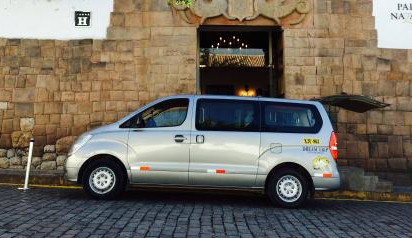
#> input picture AlgoritmoIoU/2.jpg, 412 x 238 px
$ python intersection_over_union.py
#> lines starting #> are read from the running program, lines starting #| are printed output that depends on the picture
# linea de comando
# python intersection_over_union.py

# importar los paquetes necesarios
from collections import namedtuple
import numpy as np
import cv2

# definir el objeto "Detección"
Detection = namedtuple("Detection", ["image_path", "gt", "pred"])

def bb_intersection_over_union(boxA, boxB):
	# determinar las coordenadas (x, y) del rectángulo de intersección
	xA = max(boxA[0], boxB[0])
	yA = max(boxA[1], boxB[1])
	xB = min(boxA[2], boxB[2])
	yB = min(boxA[3], boxB[3])

	# calcular el área del rectángulo de intersección
	interArea = max(0, xB - xA + 1) * max(0, yB - yA + 1)

	# calcular el área tanto de la predicción como de la verdad fundamental
    # rectángulos
	boxAArea = (boxA[2] - boxA[0] + 1) * (boxA[3] - boxA[1] + 1)
	boxBArea = (boxB[2] - boxB[0] + 1) * (boxB[3] - boxB[1] + 1)

	# calcula la intersección sobre la unión tomando la intersección
    # área y dividiéndola por la suma de la predicción + la verdad del terreno
    # áreas - el área de intersección
	iou = interArea / float(boxAArea + boxBArea - interArea)

	# devuelve la intersección sobre el valor de unión
	return iou

# definir la lista de detecciones de ejemplo
examples = [
	#Detection("image_0002.jpg", [39, 63, 203, 112], [54, 66, 198, 114]),
	#Detection("image_0016.jpg", [49, 75, 203, 125], [42, 78, 186, 126]),
	#Detection("image_0075.jpg", [31, 69, 201, 125], [18, 63, 235, 135]),
	#Detection("image_0090.jpg", [50, 72, 197, 121], [54, 72, 198, 120]),
	#Detection("image_0120.jpg", [35, 51, 196, 110], [36, 60, 180, 108]),
    Detection("2.jpg", [60, 90, 334, 206], [62, 92, 339, 209])]

# recorrer las detecciones de ejemplo
for detection in examples:
	# cargar la imagen
	image = cv2.imread(detection.image_path)
#> image is the input picture: shape (238, 412, 3); mean B, G, R 93.8, 105.3, 113

	# dibuje el cuadro delimitador de la verdad del terreno junto con el
    # cuadro delimitador
	cv2.rectangle(image, tuple(detection.gt[:2]),
		tuple(detection.gt[2:]), (0, 255, 0), 2)
	cv2.rectangle(image, tuple(detection.pred[:2]),
		tuple(detection.pred[2:]), (0, 0, 255), 2)

	# calcular la intersección sobre la unión y mostrarla
	iou = bb_intersection_over_union(detection.gt, detection.pred)
	cv2.putText(image, "IoU: {:.4f}".format(iou), (10, 30),
		cv2.FONT_HERSHEY_SIMPLEX, 0.6, (0, 255, 0), 2)
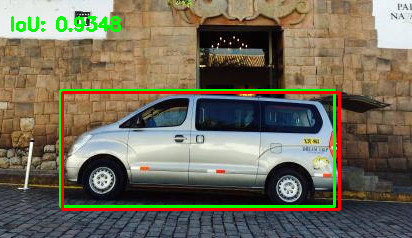
#> image: shape (238, 412, 3); mean B, G, R 89.5, 107.6, 113.9
	print("{}: {:.4f}".format(detection.image_path, iou))

	# mostrar la imagen de salida
	cv2.imshow("Image", image)
	cv2.waitKey(0)

$ run again, with AlgoritmoIoU/image_0002.jpg copied over AlgoritmoIoU/2.jpg
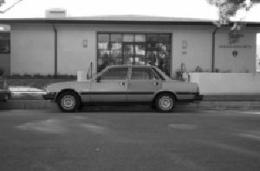
#> input picture AlgoritmoIoU/image_0002.jpg, 260 x 171 px
#> image is the input picture: shape (171, 260, 3); min 0, max 255, mean 111.6
#> `cv2.putText(image, "IoU: {:.4f}".format(iou), (10, 30), cv2.FONT_HERSH..`:
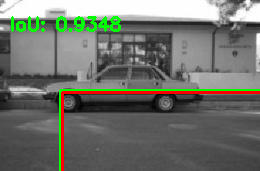
#> image: shape (171, 260, 3); mean B, G, R 106.8, 114.5, 111.5

$ run again, with AlgoritmoIoU/image_0016.jpg copied over AlgoritmoIoU/2.jpg
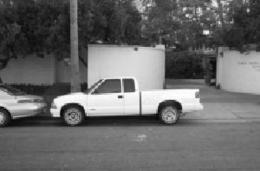
#> input picture AlgoritmoIoU/image_0016.jpg, 260 x 171 px
#> image is the input picture: shape (171, 260, 3); min 2, max 255, mean 103.9
#> `cv2.putText(image, "IoU: {:.4f}".format(iou), (10, 30), cv2.FONT_HERSH..`:
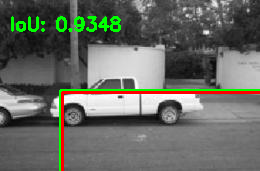
#> image: shape (171, 260, 3); mean B, G, R 98.6, 106.3, 103.4

$ run again, with AlgoritmoIoU/image_0075.jpg copied over AlgoritmoIoU/2.jpg
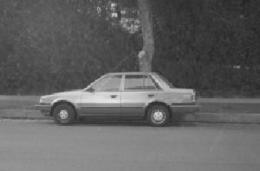
#> input picture AlgoritmoIoU/image_0075.jpg, 260 x 171 px
#> image is the input picture: shape (171, 260, 3); min 35, max 236, mean 98
#> `cv2.putText(image, "IoU: {:.4f}".format(iou), (10, 30), cv2.FONT_HERSH..`:
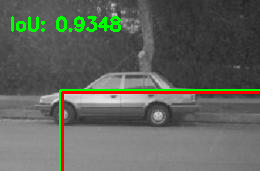
#> image: shape (171, 260, 3); mean B, G, R 92.3, 100, 97.1
